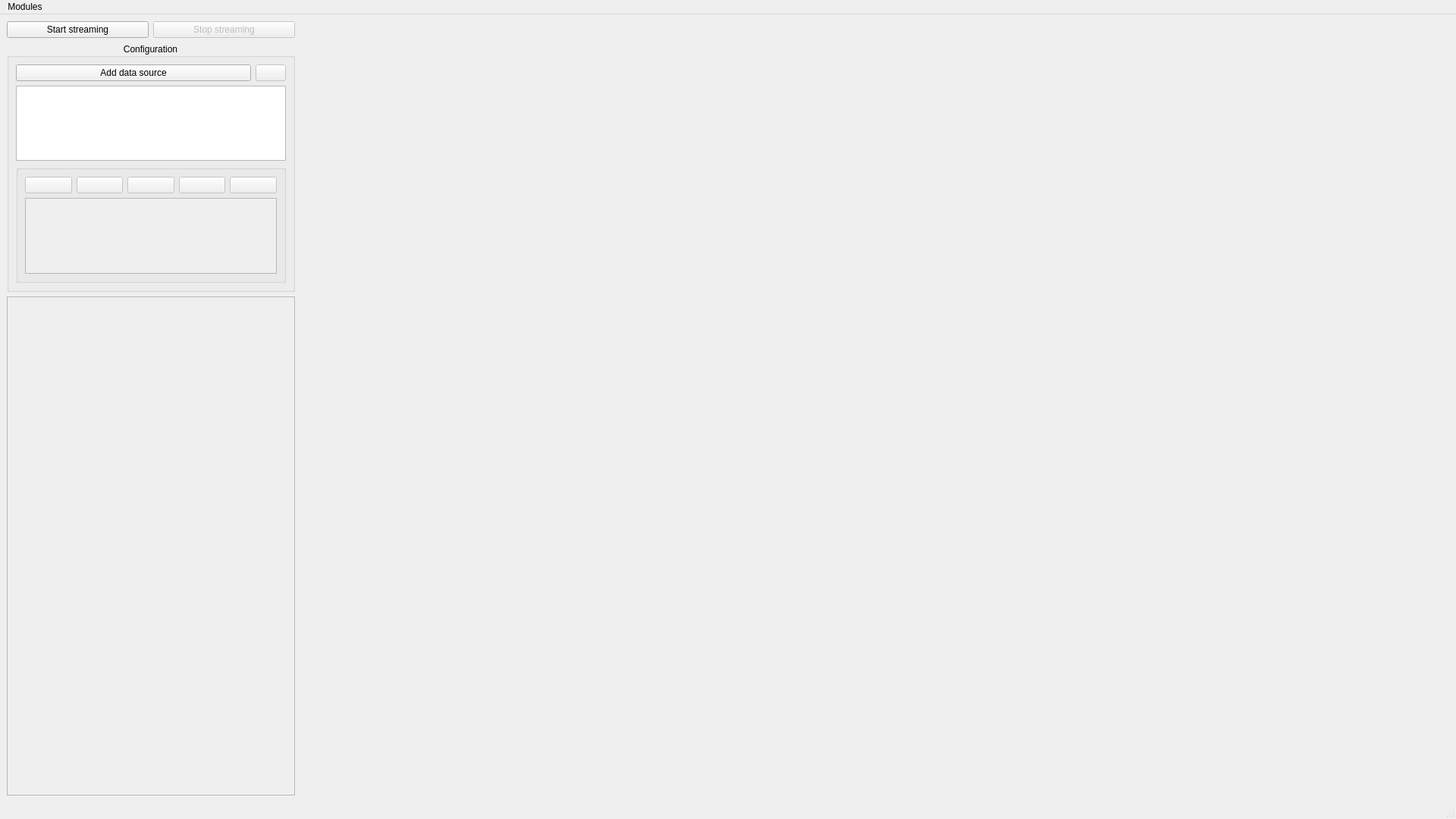
<?xml version="1.0" encoding="UTF-8"?>
<ui version="4.0">
 <class>MainWindow</class>
 <widget class="QMainWindow" name="MainWindow">
  <property name="geometry">
   <rect>
    <x>0</x>
    <y>0</y>
    <width>1920</width>
    <height>1080</height>
   </rect>
  </property>
  <property name="minimumSize">
   <size>
    <width>1080</width>
    <height>720</height>
   </size>
  </property>
  <property name="windowTitle">
   <string>BioGUI</string>
  </property>
  <widget class="QWidget" name="centralWidget">
   <layout class="QHBoxLayout" name="horizontalLayout1" stretch="2,8">
    <item>
     <layout class="QVBoxLayout" name="confLayout" stretch="0,1,2">
      <item>
       <layout class="QHBoxLayout" name="horizontalLayout2">
        <item>
         <widget class="QPushButton" name="startStreamingButton">
          <property name="enabled">
           <bool>true</bool>
          </property>
          <property name="text">
           <string>Start streaming</string>
          </property>
         </widget>
        </item>
        <item>
         <widget class="QPushButton" name="stopStreamingButton">
          <property name="enabled">
           <bool>false</bool>
          </property>
          <property name="text">
           <string>Stop streaming</string>
          </property>
         </widget>
        </item>
       </layout>
      </item>
      <item>
       <widget class="QGroupBox" name="streamConfGroupBox">
        <property name="title">
         <string>Configuration</string>
        </property>
        <property name="alignment">
         <set>Qt::AlignCenter</set>
        </property>
        <layout class="QVBoxLayout" name="verticalLayout1" stretch="0,0,0">
         <item>
          <layout class="QHBoxLayout" name="horizontalLayout3" stretch="9,1">
           <item>
            <widget class="QPushButton" name="addDataSourceButton">
             <property name="text">
              <string>Add data source</string>
             </property>
            </widget>
           </item>
           <item>
            <widget class="QPushButton" name="deleteDataSourceButton">
             <property name="enabled">
              <bool>false</bool>
             </property>
             <property name="toolTip">
              <string>Delete selected source</string>
             </property>
             <property name="text">
              <string/>
             </property>
             <property name="icon">
              <iconset theme="user-trash">
               <normaloff>../../../.designer/backup</normaloff>../../../.designer/backup</iconset>
             </property>
            </widget>
           </item>
          </layout>
         </item>
         <item>
          <widget class="QListWidget" name="dataSourceList"/>
         </item>
         <item>
          <widget class="QGroupBox" name="signalsGroupBox">
           <property name="enabled">
            <bool>false</bool>
           </property>
           <property name="toolTip">
            <string>Configure a source first</string>
           </property>
           <property name="title">
            <string/>
           </property>
           <property name="flat">
            <bool>true</bool>
           </property>
           <layout class="QVBoxLayout" name="verticalLayout2" stretch="0,0">
            <item>
             <layout class="QHBoxLayout" name="horizontalLayout4" stretch="0,0,0,0,0">
              <item>
               <widget class="QPushButton" name="editSignalButton">
                <property name="enabled">
                 <bool>false</bool>
                </property>
                <property name="toolTip">
                 <string>Edit the selected signal</string>
                </property>
                <property name="text">
                 <string/>
                </property>
                <property name="icon">
                 <iconset theme="edit-entry">
                  <normaloff>.</normaloff>.</iconset>
                </property>
               </widget>
              </item>
              <item>
               <widget class="QPushButton" name="moveLeftButton">
                <property name="toolTip">
                 <string>Move the selected signal left</string>
                </property>
                <property name="text">
                 <string/>
                </property>
                <property name="icon">
                 <iconset theme="arrow-left">
                  <normaloff>.</normaloff>.</iconset>
                </property>
               </widget>
              </item>
              <item>
               <widget class="QPushButton" name="moveUpButton">
                <property name="toolTip">
                 <string>Move the selected signal up</string>
                </property>
                <property name="text">
                 <string/>
                </property>
                <property name="icon">
                 <iconset theme="arrow-up">
                  <normaloff>.</normaloff>.</iconset>
                </property>
               </widget>
              </item>
              <item>
               <widget class="QPushButton" name="moveDownButton">
                <property name="toolTip">
                 <string>Move the selected signal down</string>
                </property>
                <property name="text">
                 <string/>
                </property>
                <property name="icon">
                 <iconset theme="arrow-down">
                  <normaloff>.</normaloff>.</iconset>
                </property>
               </widget>
              </item>
              <item>
               <widget class="QPushButton" name="moveRightButton">
                <property name="toolTip">
                 <string>Move the selected signal right</string>
                </property>
                <property name="text">
                 <string/>
                </property>
                <property name="icon">
                 <iconset theme="arrow-right">
                  <normaloff>.</normaloff>.</iconset>
                </property>
               </widget>
              </item>
             </layout>
            </item>
            <item>
             <widget class="QListWidget" name="sigNameList">
              <property name="toolTip">
               <string>The order of the signals must match the one provided by the streaming controller</string>
              </property>
              <property name="autoFillBackground">
               <bool>false</bool>
              </property>
              <property name="resizeMode">
               <enum>QListView::Adjust</enum>
              </property>
             </widget>
            </item>
           </layout>
          </widget>
         </item>
        </layout>
       </widget>
      </item>
      <item>
       <widget class="QScrollArea" name="scrollArea">
        <property name="widgetResizable">
         <bool>true</bool>
        </property>
        <widget class="QWidget" name="moduleContainer">
         <property name="geometry">
          <rect>
           <x>0</x>
           <y>0</y>
           <width>374</width>
           <height>639</height>
          </rect>
         </property>
         <layout class="QVBoxLayout" name="verticalLayout3">
          <item>
           <spacer name="verticalSpacer">
            <property name="orientation">
             <enum>Qt::Vertical</enum>
            </property>
            <property name="sizeHint" stdset="0">
             <size>
              <width>20</width>
              <height>40</height>
             </size>
            </property>
           </spacer>
          </item>
         </layout>
        </widget>
       </widget>
      </item>
     </layout>
    </item>
    <item>
     <layout class="QVBoxLayout" name="plotsLayout"/>
    </item>
   </layout>
  </widget>
  <widget class="QMenuBar" name="menubar">
   <property name="geometry">
    <rect>
     <x>0</x>
     <y>0</y>
     <width>1920</width>
     <height>30</height>
    </rect>
   </property>
   <widget class="QMenu" name="menuModules">
    <property name="title">
     <string>Modules</string>
    </property>
   </widget>
   <addaction name="menuModules"/>
  </widget>
  <widget class="QStatusBar" name="statusbar"/>
 </widget>
 <tabstops>
  <tabstop>startStreamingButton</tabstop>
  <tabstop>stopStreamingButton</tabstop>
  <tabstop>addDataSourceButton</tabstop>
  <tabstop>deleteDataSourceButton</tabstop>
  <tabstop>dataSourceList</tabstop>
  <tabstop>editSignalButton</tabstop>
  <tabstop>sigNameList</tabstop>
  <tabstop>scrollArea</tabstop>
 </tabstops>
 <resources>
  <include location="biogui.qrc"/>
 </resources>
 <connections/>
</ui>
